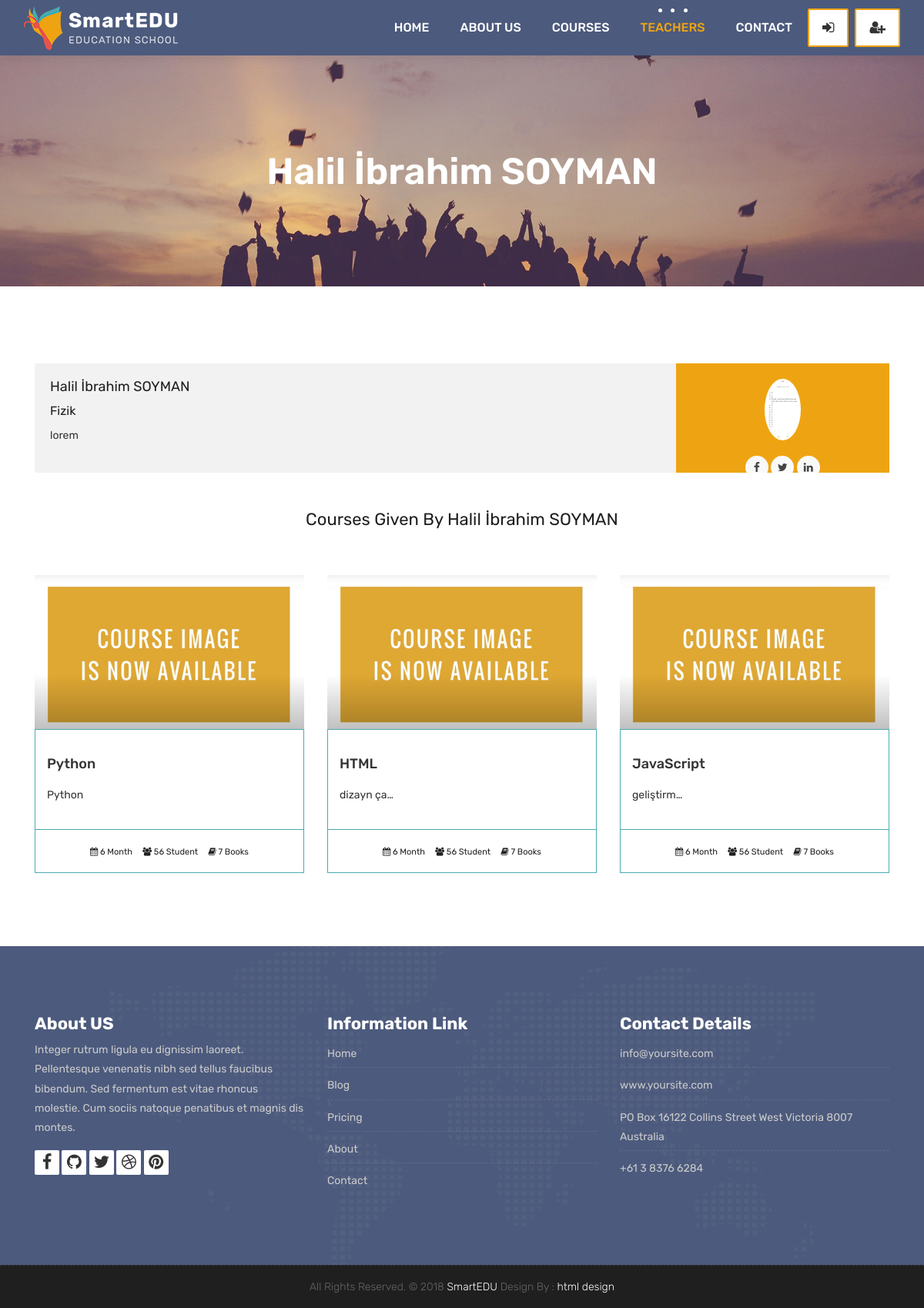
The app's page /teachers/teacher/1 with its own data.
### teachers/models.py (models this page shows, shortened)
class Teacher(models.Model):
    name = models.CharField(max_length=50)
    title = models.CharField(max_length=50)
    description = models.TextField(blank=True)
    image = models.ImageField(upload_to= "media/%Y %m %d/")
    facebook = models.URLField(max_length=100, blank=True)
    twitter = models.URLField(max_length=100, blank=True)
    linkedin = models.URLField(max_length=100, blank=True)
    youtube = models.URLField(max_length=100, blank=True)

### courses/models.py (models this page shows, shortened)
class Course(models.Model):
    teacher = models.ForeignKey(Teacher, null=True, on_delete=models.CASCADE)
    name = models.CharField(max_length=100, unique=True, verbose_name= "Kurs Adı", help_text= "Kurs adını yazınız")
    category = models.ForeignKey(Category, null=True, on_delete=models.DO_NOTHING)
    tags = models.ManyToManyField(Tag, null=True, blank=True)
    students = models.ManyToManyField(User, blank=True, related_name='courses_joined')
    description = models.TextField(blank=True, null=True)
    image = models.ImageField(upload_to= "media/%Y %m %d/", default="media/courseisnot.png")
    date = models.DateTimeField(auto_now=True)
    available = models.BooleanField(default=True)

### teachers/views.py (the view)
# urls.py: path('teacher/<int:pk>', TeacherDetailView.as_view(), name = "teacher_detail"),
class TeacherDetailView(DetailView):
    model = Teacher
    template_name = 'teacher.html'
    context_object_name = 'teacher'
    def get_context_data(self, **kwargs):
        context = super().get_context_data(**kwargs)
        context['courses'] = Course.objects.filter(available=True, teacher = self.kwargs["pk"])
        return context

### templates/teacher.html
{% extends 'partials/_base.html' %}
{% load static %}
{% block content %}
	<div class="all-title-box">
		<div class="container text-center">
			<h1>{{ teacher.name }}</span></h1>
		</div>
	</div>
    <div id="overviews" class="section wb">
        <div class="container">
            <div class="row">
                <div class="col-lg-12 blog-post-single">
					<div class="blog-author">
						<div class="author-bio">
							<h3 class="author_name">{{ teacher.name }}</h3>
							<h5>{{ teacher.title }}</h5>
							<p class="author_det">
								{{ teacher.description }}
							</p>
						</div>
						<div class="author-desc">
							<img src="{{ teacher.image.url }}" alt="about author">
							<ul class="author-social">
								<li><a href="{{ teacher.facebook }}"><i class="fa fa-facebook"></i></a></li>
								<li><a href="{{ teacher.twitter }}"><i class="fa fa-twitter"></i></a></li>
								<li><a href="{{ teacher.linkedin }}"><i class="fa fa-linkedin"></i></a></li>
							</ul>
						</div>
					</div>
                </div>
            </div>
            <div class="row">
                <div class="col-lg-12">
                    <h2 class="text-center my-5">Courses Given By {{ teacher.name }}</h2>
                </div>
                {% for course in courses %}
                <div class="col-lg-4 col-md-6 col-12">
                    <div class="course-item">
						<div class="image-blog">
							<img src="{{course.image.url}}" alt="" class="img-fluid">
						</div>
						<div class="course-br">
							<div class="course-title">
								<h2><a href="{% url 'course_detail' course.category.slug course.id %}" title="">{{course.name}}</a></h2>
							</div>
							<div class="course-desc">
								<p>{{course.description | truncatechars:10}}</p>
							</div>
						</div>
						<div class="course-meta-bot">
							<ul>
								<li><i class="fa fa-calendar" aria-hidden="true"></i> 6 Month</li>
								<li><i class="fa fa-users" aria-hidden="true"></i> 56 Student</li>
								<li><i class="fa fa-book" aria-hidden="true"></i> 7 Books</li>
							</ul>
						</div>
					</div>
                    <br>
                </div>
                {% endfor %}
            </div>
        </div>
    </div>
    {% endblock %}

### static/style.css (style rules this page uses)
body { color: #333333; font-size: 14px; font-family: 'Rubik', sans-serif; line-height: 1.80857; }
html, body { height: 100%; }
a { color: #1f1f1f; text-decoration: none !important; outline: none !important; -webkit-transition: all .3s ease-in-out; -moz-transition: all .3s ease-in-out; -ms-transition: all .3s ease-in-out; -o-transition: all .3s ease-in-out; transition: all .3s ease-in-out; }
h1, h2, h3, h4, h5, h6 { letter-spacing: 0; font-weight: normal; position: relative; padding: 0 0 10px 0; font-weight: normal; line-height: 120% !important; color: #1f1f1f; margin: 0 }
h1 { font-size: 24px }
h2 { font-size: 22px }
h3 { font-size: 18px }
h5 { font-size: 14px }
h1 a, h2 a, h3 a, h4 a, h5 a, h6 a { color: #212121; text-decoration: none!important; opacity: 1 }
a { color: #1f1f1f; text-decoration: none; outline: none; }
a, .btn { text-decoration: none !important; outline: none !important; -webkit-transition: all .3s ease-in-out; -moz-transition: all .3s ease-in-out; -ms-transition: all .3s ease-in-out; -o-transition: all .3s ease-in-out; transition: all .3s ease-in-out; }
.section { display: block; position: relative; overflow: hidden; padding: 70px 0; }
.section.wb { background-color: #ffffff; }
.all-title-box { background: url(images/banner.jpg)no-repeat; -webkit-background-size: cover; -moz-background-size: cover; -o-background-size: cover; background-size: cover; background-position: center; min-height: 300px; }
.all-title-box h1 { color: #fff; font-weight: 600; text-transform: capitalize; padding-top: 11%; font-size: 48px; line-height: 0px; }
.image-blog img { padding: 0 !important; width: 100%; margin: 0 !important; opacity: 1; -ms-filter: "progid:DXImageTransform.Microsoft.Alpha(Opacity=100)"; -moz-opacity: 1; -khtml-opacity: 1; -webkit-transition: all 150ms ease-in-out; -moz-transition: all 150ms ease-in-out; -o-transition: all 150ms ease-in-out; -ms-transition: all 150ms ease-in-out; transition: all 150ms ease-in-out; }
.blog-author { background: #f2f2f2; overflow: hidden; position: relative; margin-top: 30px; }
.author-bio { display: block; float: left; padding: 20px; position: relative; width: 75%; }
.author-desc { background: #eea412; float: right; height: 100%; min-height: 100%; overflow: hidden; padding: 20px 0; position: absolute; text-align: center; width: 25%; right: 0; }
.author-bio h5 { font-size: 16px; }
.author-desc > img { background: #FFFFFF; border-radius: 50%; -webkit-border-radius: 50%; -moz-border-radius: 50%; margin-bottom: 20px; padding: 2px; max-width: 80px; max-height: 80px; }
.author-social { list-style: none outside none; margin: 0 auto; overflow: hidden; padding: 0; text-align: center; z-index: 9999; }
.author-social li { background: none !important; display: inline-block; }
.author-social li a { color: #444; display: block; height: 30px; text-align: center; width: 30px; border-radius: 50%; -webkit-border-radius: 50%; -moz-border-radius: 50%; -webkit-transition: 0.25s; -moz-transition: 0.25s; -o-transition: 0.25s; transition: 0.25s; background: #f9f9f9; }
.author-social li a i { font-size: 14px; line-height: 30px; margin-right: 0; float: none; }
.course-item { background: #ffffff; }
.course-title > h2 { margin: 15px 0; padding: 0px; }
.course-title a { font-size: 18px; line-height: 25px; font-weight: 500; color: #333333; text-transform: capitalize; }
.course-br { border: 1px solid #4babb1; padding: 15px; }
.course-meta-bot { border: 1px solid #4babb1; border-top: 0px; padding: 15px; }
.course-meta-bot ul { padding: 0px; margin: 0px; display: block; text-align: center; }
.course-meta-bot ul li { display: inline-block; list-style: none; padding: 0px 5px; color: #212121; font-size: 11px; }

### records on screen
Teacher: name "Halil İbrahim SOYMAN", title "Fizik", description "lorem", image (picture)
Course: image (picture), name "Python", description "Python"
Course: image (picture), name "HTML", description "dizayn ça…"
Course: image (picture), name "JavaScript", description "geliştirm…"
